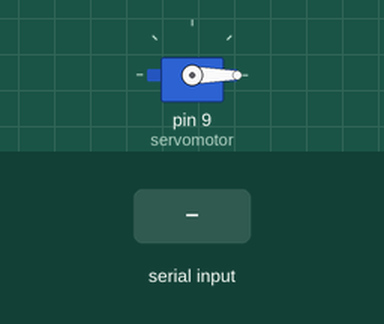
The sketch below on a simulated Arduino Uno, built with avr-gcc and run on an emulated ATmega328P. Parts: servo. The inputs (shaded band) are chosen by the test bench. What the sketch prints to the serial monitor is not drawn.

Above: at 1.2 s.
1.3 s: "A" received over Serial
Timing chart, 0 to 4.3 s (numbered marks = the images above; inputs shaded):
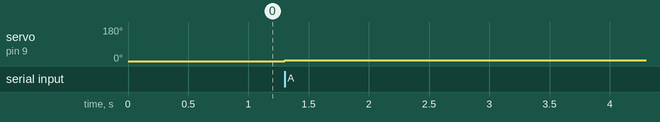

The sketch:

ataque.v01.ino
```cpp
#include <Servo.h>
char nombre[10] = "Mazinger"; //El nuevo nombre del modulo
char password [10] = "1234"; //El nuevo password. No es muy seguro...
char baud = '4'; //4 = 9600 baud

int ang=0;//posicion inicial
Servo servomotor;

void setup() {

  Serial.begin (9600);//inicial e serial
  servomotor.attach(9,600,2400);//servo en el pin9 &AP(min)=600 AP(max)=2400
}

void loop(){

  if(Serial.available() >= 1){ //detecta una entrada
    char entrada = Serial.read(); //lee el caracter del celular

    if (entrada == 'A'){
      ang=ang+5;//aumenta el angulo
      Serial.println(ang);
      }
    else if (entrada == 'S'){
      ang=ang-5;//disminuye el angulo
      Serial.println(ang);
      }
   ang=constrain(ang,0,180);//limitacion de los valores del angulo
      }
   servomotor.write(ang);//se ingresa el valor "ang" al servo
   delay(100);//por si las moscas
  }
```

Measured:
- after the input at 1.3 s, servo on pin 9 (servomotor): 0° → 5° at once
